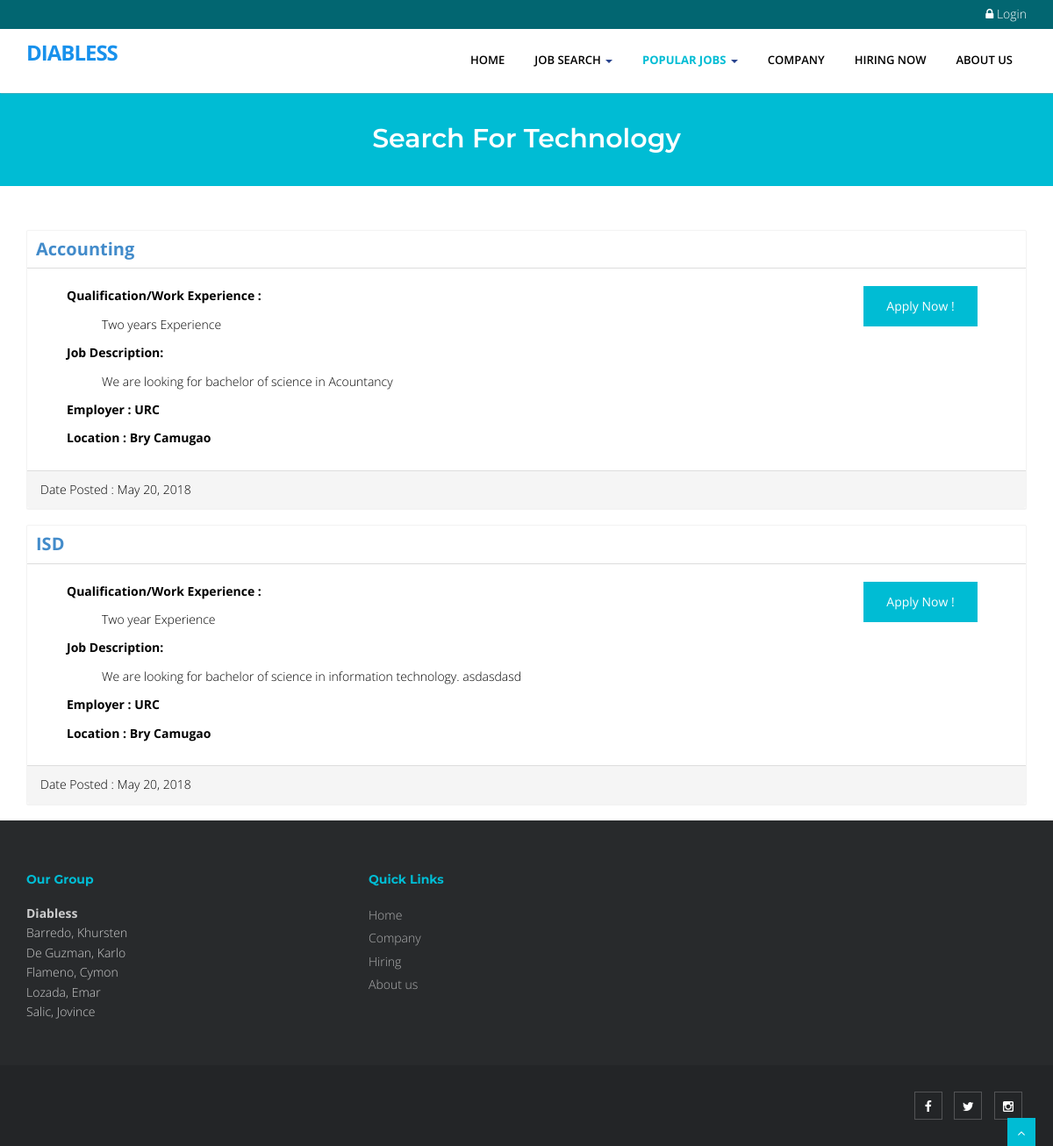
Page /index.php?q=category&search=Technology on the committed database.
### tables this page shows
CREATE TABLE IF NOT EXISTS `tbljob` (
  `JOBID` int(11) NOT NULL AUTO_INCREMENT,
  `COMPANYID` int(11) NOT NULL,
  `CATEGORY` varchar(250) NOT NULL,
  `OCCUPATIONTITLE` varchar(90) NOT NULL,
  `REQ_NO_EMPLOYEES` int(11) NOT NULL,
  `SALARIES` double NOT NULL,
  `DURATION_EMPLOYEMENT` varchar(90) NOT NULL,
  `QUALIFICATION_WORKEXPERIENCE` text NOT NULL,
  `JOBDESCRIPTION` text NOT NULL,
  `PREFEREDSEX` varchar(30) NOT NULL,
  `SECTOR_VACANCY` text NOT NULL,
  `JOBSTATUS` varchar(90) NOT NULL,
  `DATEPOSTED` datetime NOT NULL,
  PRIMARY KEY (`JOBID`)
);

CREATE TABLE IF NOT EXISTS `tblcompany` (
  `COMPANYID` int(11) NOT NULL AUTO_INCREMENT,
  `COMPANYNAME` varchar(90) NOT NULL,
  `COMPANYADDRESS` varchar(90) NOT NULL,
  `COMPANYCONTACTNO` varchar(30) NOT NULL,
  `COMPANYSTATUS` varchar(90) NOT NULL,
  `COMPANYMISSION` text NOT NULL,
  PRIMARY KEY (`COMPANYID`)
);

### index.php (called while the page is built, shortened)
<?php
require_once("theme/templates.php");
?>

### include/database.php (called while the page is built, shortened)
<?php
class Database {
	var $sql_string = '';
	private $conn;
	public function open_connection() {
		$this->conn = mysqli_connect(server,user,pass);
		if(!$this->conn){
			echo "Problem in database connection! Contact administrator!";
			exit();
		}else{
			$db_select = mysqli_select_db($this->conn,database_name);
		}
	}
	function setQuery($sql='') {
		$this->sql_string=$sql;
	}
	function executeQuery() {
		$result = mysqli_query($this->conn,$this->sql_string);
		return $result;
	}
	private function confirm_query($result) {
		return $result;
	}
	function loadResultList( $key='' ) {
		$cur = $this->executeQuery();
		$array = array();
		while ($row = mysqli_fetch_object($cur)) {
			if ($key) {
				$array[$row->$key] = $row;
			} else {
				$array[] = $row;
			}
		}
		return $array;
	}
}
$mydb = new Database();
?>

### category.php (the view)
    <section id="content">
        <div class="container content">
 <?php
 if (isset($_GET['search'])) {
    $category = $_GET['search'];
 }else{
     $category = '';
 }
   $sql = "SELECT * FROM `tblcompany` c,`tbljob` j WHERE c.`COMPANYID`=j.`COMPANYID` AND CATEGORY LIKE '%" . $category ."%' ORDER BY DATEPOSTED DESC" ;
    $mydb->setQuery($sql);
    $cur = $mydb->loadResultList();
    foreach ($cur as $result) {
  ?>
          <div class="panel panel-primary">
              <div class="panel-header">
                   <div style="border-bottom: 1px solid #ddd;padding: 10px;font-size: 20px;font-weight: bold;color: #000;margin-bottom: 5px;"><a href="<?php echo web_root.'index.php?q=viewjob&search='.$result->JOBID;?>"><?php echo $result->OCCUPATIONTITLE ;?></a>
                  </div>
              </div>
              <div class="panel-body contentbody">
                    <div class="col-sm-10">
                        <div class="col-sm-12">
                            <p>Qualification/Work Experience :</p>
                             <ul style="list-style: none;">
                                <li><?php echo $result->QUALIFICATION_WORKEXPERIENCE ;?></li>
                            </ul>
                        </div>
                        <div class="col-sm-12">
                            <p>Job Description:</p>
                            <ul style="list-style: none;">
                                 <li><?php echo $result->JOBDESCRIPTION ;?></li>
                            </ul>
                         </div>
                        <div class="col-sm-12">
                            <p>Employer :  <?php echo  $result->COMPANYNAME ?></p>
                            <p>Location :  <?php echo  $result->COMPANYADDRESS ?></p>
                        </div>
                    </div>
                    <div class="col-sm-2"> <a href="<?php echo web_root; ?>index.php?q=apply&job=<?php echo $result->JOBID;?>&view=personalinfo" class="btn btn-main btn-next-tab">Apply Now !</a></div>
                </div>
              <div class="panel-footer">
                  Date Posted :  <?php echo date_format(date_create($result->DATEPOSTED),'M d, Y'); ?>
              </div>
          </div>
<?php  } ?>
     </div>
    </section>

### theme/templates.php (style rules this page uses)
#content { min-height: 400px; color: #000; }
.contentbody p { font-weight: bold; }

### rows in the picture
tbljob: OCCUPATIONTITLE "Accounting", QUALIFICATION_WORKEXPERIENCE "Two years Experience", JOBDESCRIPTION "We are looking for bachelor of science in Acountancy", COMPANYID.COMPANYNAME "URC", COMPANYID.COMPANYADDRESS "Bry Camugao", DATEPOSTED "May 20, 2018"
tbljob: OCCUPATIONTITLE "ISD", QUALIFICATION_WORKEXPERIENCE "Two year Experience", JOBDESCRIPTION "We are looking for bachelor of science in information technology. asdasdasd", COMPANYID.COMPANYNAME "URC", COMPANYID.COMPANYADDRESS "Bry Camugao", DATEPOSTED "May 20, 2018"

### other values in the picture
$title "Search For Technology"
